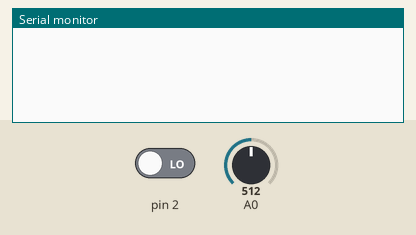
Bench run of a sketch on a simulated Arduino Uno, built with avr-gcc and run on an emulated ATmega328P. On the bench: the last lines printed to the serial monitor. The test bench sets the inputs (shaded band); at power-on: pin 2 LOW, A0 = 512.

Above: at 1.2 s.
1.3 s: pin 2 driven HIGH
At 2.1 s:
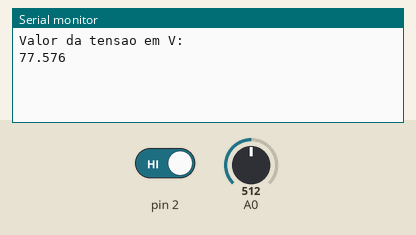
2.8 s: A0 set to 716
At 4.0 s:
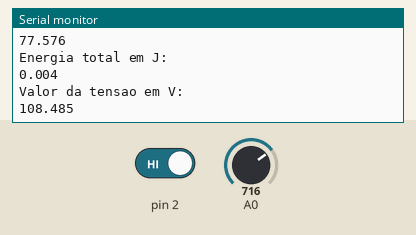
4.3 s: A0 set to 900
At 4.8 s:
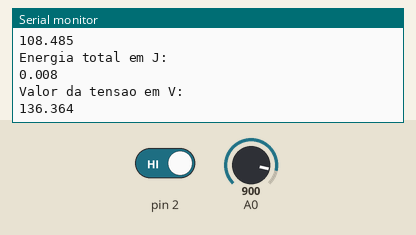
Timing chart, 0 to 7.3 s (numbered marks = the images above; inputs shaded):
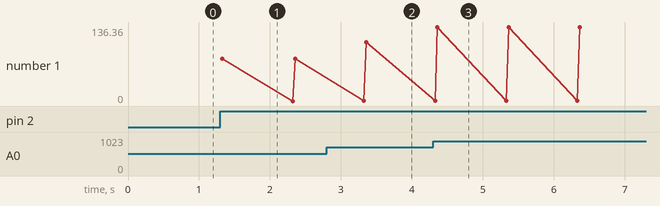

The sketch:

basic_voltmeter.ino
```cpp
int valorPorta = 0;
float tensao;
float r1 = 3000000.0, r2 = 100000.0;
float refArduino = 5.0; //Vout
float fator = ((r1 + r2) / r2); //divisor de tensao
int counterN = 0; //conta a quantidade de valores de "tensao" lidos
float counterPot = 0.0; //incrementa o somatorio dos valores de potencia calculados => energia


void setup()
{
  Serial.begin(9600);
  pinMode(2, INPUT);
}


void leTensao()
{
  //medindo o valor da tensao a cada ciclo
  valorPorta = analogRead(A0);
  tensao = valorPorta * (refArduino / 1023) * fator; //conversao do valor lido atraves da porta analogica
  Serial.println("Valor da tensao em V: ");
  Serial.println(tensao, 3);
  Serial.println();

  counterN++;
  delay(1000); //medições são realizadas a cada 1 segundo
}


void somatorioPot()
{
  //calculo da energia gerada da forma mais simples possivel: como somatorio dos valores das potencias
  //isso so e possivel devido ao temporizador
  float pot = pow(tensao, 2) / r1;
  counterPot += pot;

  Serial.println("Energia total em J: ");
  Serial.println(counterPot, 3);
  Serial.println();
}


void loop(void)
{
  if (digitalRead(2) == HIGH) { //o programa so ira comecar quando o botao for acionado
	while (counterN < 300) { //o programa ira rodar por 300s = 5min
  	leTensao();
  	somatorioPot();
	}

  }
}
```

Measured:
- after the input at 1.3 s, the serial monitor: prints a new line at once (image 1)
- after the input at 2.8 s, the serial monitor: prints a new line after 0.56 s (image 2)
- after the input at 4.3 s, the serial monitor: prints a new line after 0.06 s (image 3)
- plotted number 1: 77.58 → 108.48 after the input at 2.8 s, 108.48 → 136.36 after the input at 4.3 s
